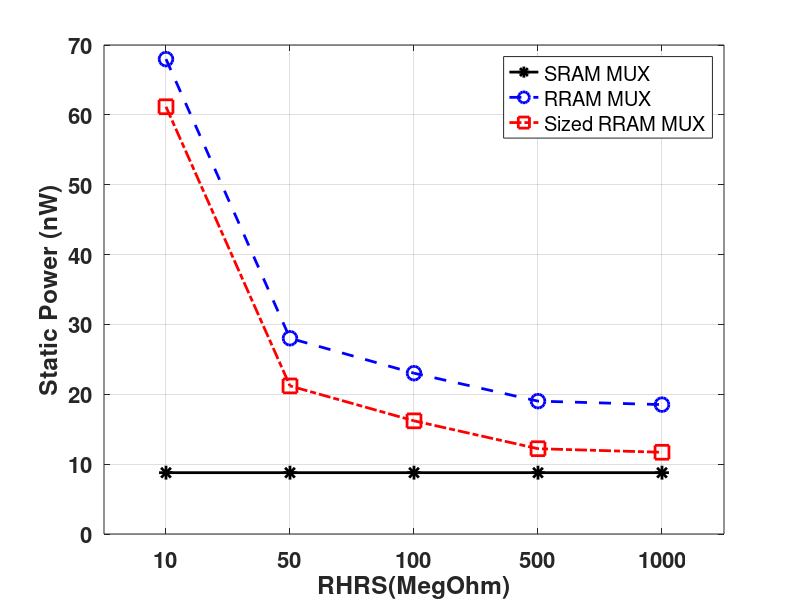
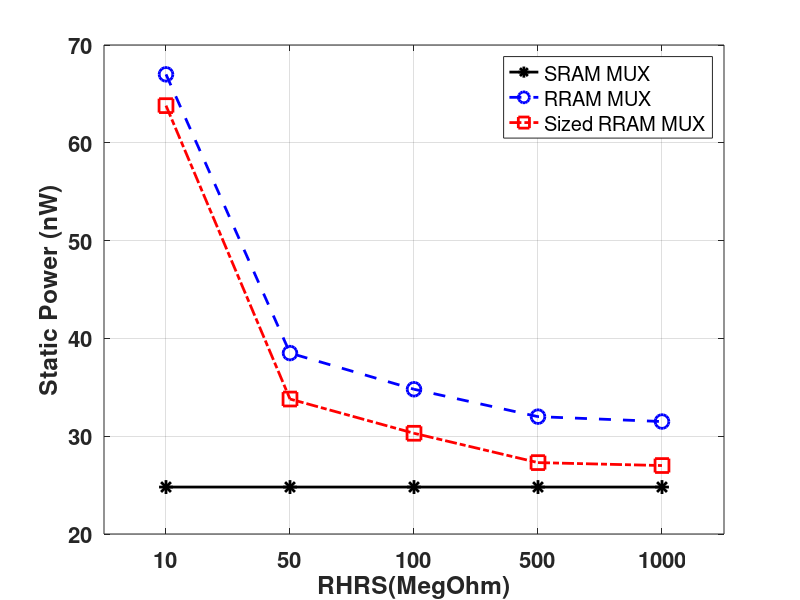
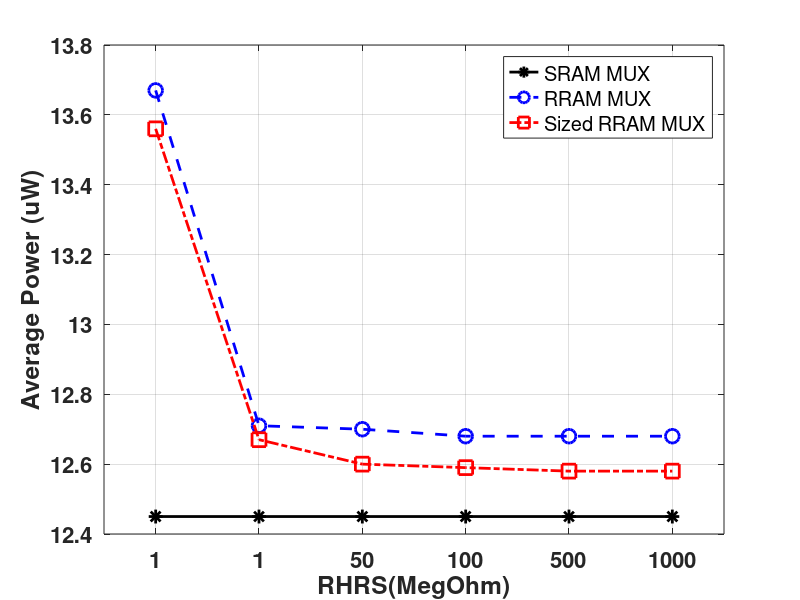

Write MATLAB code to recreate these figures, in order.
close all;
clear all;

roff_list = [10,50,100,500,1000;];
mux_list = [{'SRAM MUX'}, {'RRAM MUX'}, {'Sized RRAM MUX'};];

static_power_mux2 = [
{'10Meg'}, 8.78e-9, 67.98e-9, 61.16e-9;
{'50Meg'}, 8.78e-9, 28.02e-9, 21.2e-9;
{'100Meg'}, 8.78e-9, 23.02e-9, 16.2e-9;
{'500Meg'}, 8.78e-9, 19.02e-9, 12.21e-9;
{'1000Meg'}, 8.78e-9, 18.52e-9, 11.7e-9;
];

static_power_mux2_tapbuf = [
{'10Meg'}, 24.8e-9, 67e-9, 63.8e-9;
{'50Meg'}, 24.8e-9, 38.5e-9, 33.8e-9;
{'100Meg'}, 24.8e-9, 34.8e-9, 30.3e-9;
{'500Meg'}, 24.8e-9, 32e-9, 27.3e-9;
{'1000Meg'}, 24.8e-9, 31.5e-9, 27e-9;
];

avg_power_mux2_tapbuf = [
{'1'}, 12.45e-6, 13.67e-6, 13.56e-6;
{'1'}, 12.45e-6, 12.71e-6, 12.67e-6;
{'50'}, 12.45e-6, 12.70e-6, 12.60e-6;
{'100'}, 12.45e-6, 12.68e-6, 12.59e-6;
{'500'}, 12.45e-6, 12.68e-6, 12.58e-6;
{'1000'}, 12.45e-6, 12.68e-6, 12.58e-6;
];

static_power_mux2_format = cell2mat(static_power_mux2(:,(2:4)));
static_power_mux2_tapbuf_format = cell2mat(static_power_mux2_tapbuf(:,(2:4)));
avg_power_mux2_tapbuf_format = cell2mat(avg_power_mux2_tapbuf(:,(2:4)));
xindex = 1:1:length(roff_list);

fig_handle1 = figure;
plot(static_power_mux2_format(:,1).*1e9,'k-*','LineWidth', 2, 'MarkerSize',10);
hold on
plot(static_power_mux2_format(:,2).*1e9,'b--o','LineWidth', 2, 'MarkerSize',10);
hold on
plot(static_power_mux2_format(:,3).*1e9,'r-.s','LineWidth', 2, 'MarkerSize',10);
hold on
%title('Delay-Wprog of 32-input Multiplexer, UMC 0.18um','FontSize',18)
xlabel('RHRS(MegOhm)','FontSize',14, 'FontWeight','bold');
ylabel('Static Power (nW)','FontSize',14, 'FontWeight','bold');
set(gca,'xlim',[0.5 length(roff_list)+0.5],'Fontsize',16, 'FontWeight','bold');
set(gca,'XTick',xindex);
set(gca,'XTickLabel',roff_list);
hleg = legend(mux_list);
grid on

fig_handle2 = figure;
plot(static_power_mux2_tapbuf_format(:,1).*1e9,'k-*','LineWidth', 2, 'MarkerSize',10);
hold on
plot(static_power_mux2_tapbuf_format(:,2).*1e9,'b--o','LineWidth', 2, 'MarkerSize',10);
hold on
plot(static_power_mux2_tapbuf_format(:,3).*1e9,'r-.s','LineWidth', 2, 'MarkerSize',10);
hold on
%title('Delay-Wprog of 32-input Multiplexer, UMC 0.18um','FontSize',18)
xlabel('RHRS(MegOhm)','FontSize',14, 'FontWeight','bold');
ylabel('Static Power (nW)','FontSize',14, 'FontWeight','bold');
set(gca,'xlim',[0.5 length(roff_list)+0.5],'Fontsize',16, 'FontWeight','bold');
set(gca,'XTick',xindex);
set(gca,'XTickLabel',roff_list);
hleg = legend(mux_list);
grid on

fig_handle3 = figure;
xindex = 1:1:length(avg_power_mux2_tapbuf(:,1));
plot(avg_power_mux2_tapbuf_format(:,1).*1e6,'k-*','LineWidth', 2, 'MarkerSize',10);
hold on
plot(avg_power_mux2_tapbuf_format(:,2).*1e6,'b--o','LineWidth', 2, 'MarkerSize',10);
hold on
plot(avg_power_mux2_tapbuf_format(:,3).*1e6,'r-.s','LineWidth', 2, 'MarkerSize',10);
hold on
%title('Delay-Wprog of 32-input Multiplexer, UMC 0.18um','FontSize',18)
xlabel('RHRS(MegOhm)','FontSize',14, 'FontWeight','bold');
ylabel('Average Power (uW)','FontSize',14, 'FontWeight','bold');
set(gca,'xlim',[0.5 length(avg_power_mux2_tapbuf(:,1))+0.5],'Fontsize',16, 'FontWeight','bold');
set(gca,'XTick', xindex);
set(gca,'XTickLabel', avg_power_mux2_tapbuf(:,1));
hleg = legend(mux_list);
grid on
